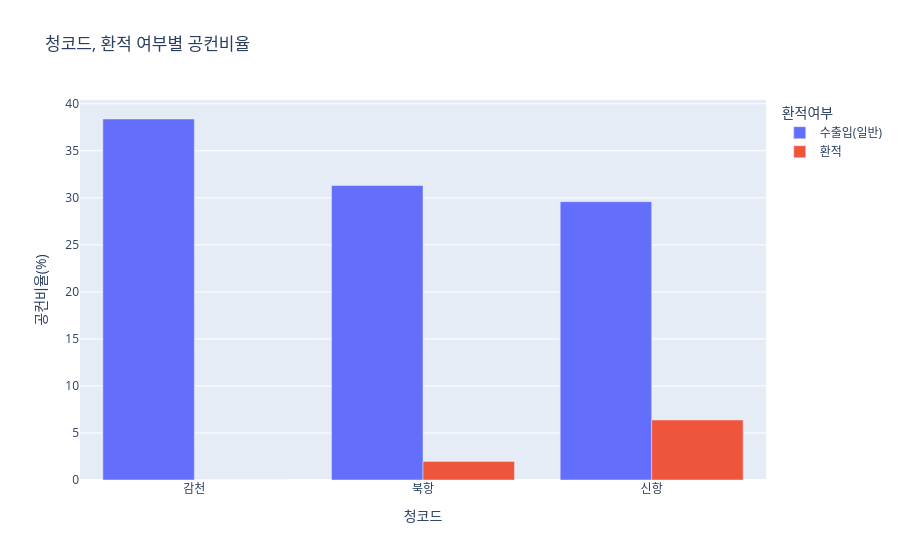

The notebook cell this image was saved under:
### Code cell
fig = px.bar(
    grp2_plot,
    x='청코드',
    y='공컨비율(%)',
    color='환적여부',
    barmode='group',
    title='청코드, 환적 여부별 공컨비율'
)

fig.show()

### Figure 1 — Plotly figure (JSON) as saved in the notebook; plotly's stock layout.template omitted (floating-point values rounded to 4 significant figures)
{"data": [{"alignmentgroup": "True", "hovertemplate": "환적여부=수출입(일반)<br>청코드=%{x}<br>공컨비율(%)=%{y}<extra></extra>", "legendgroup": "수출입(일반)", "marker": {"color": "#636efa", "pattern": {"shape": ""}}, "name": "수출입(일반)", "offsetgroup": "수출입(일반)", "orientation": "v", "showlegend": true, "textposition": "auto", "x": ["감천", "북항", "신항"], "xaxis": "x", "y": [38.38, 31.31, 29.59], "yaxis": "y", "type": "bar"}, {"alignmentgroup": "True", "hovertemplate": "환적여부=환적<br>청코드=%{x}<br>공컨비율(%)=%{y}<extra></extra>", "legendgroup": "환적", "marker": {"color": "#EF553B", "pattern": {"shape": ""}}, "name": "환적", "offsetgroup": "환적", "orientation": "v", "showlegend": true, "textposition": "auto", "x": ["감천", "북항", "신항"], "xaxis": "x", "y": [0.0, 1.98, 6.38], "yaxis": "y", "type": "bar"}], "layout": {"xaxis": {"anchor": "y", "domain": [0.0, 1.0], "title": {"text": "청코드"}}, "yaxis": {"anchor": "x", "domain": [0.0, 1.0], "title": {"text": "공컨비율(%)"}}, "legend": {"title": {"text": "환적여부"}, "tracegroupgap": 0}, "title": {"text": "청코드, 환적 여부별 공컨비율"}, "barmode": "group"}}
